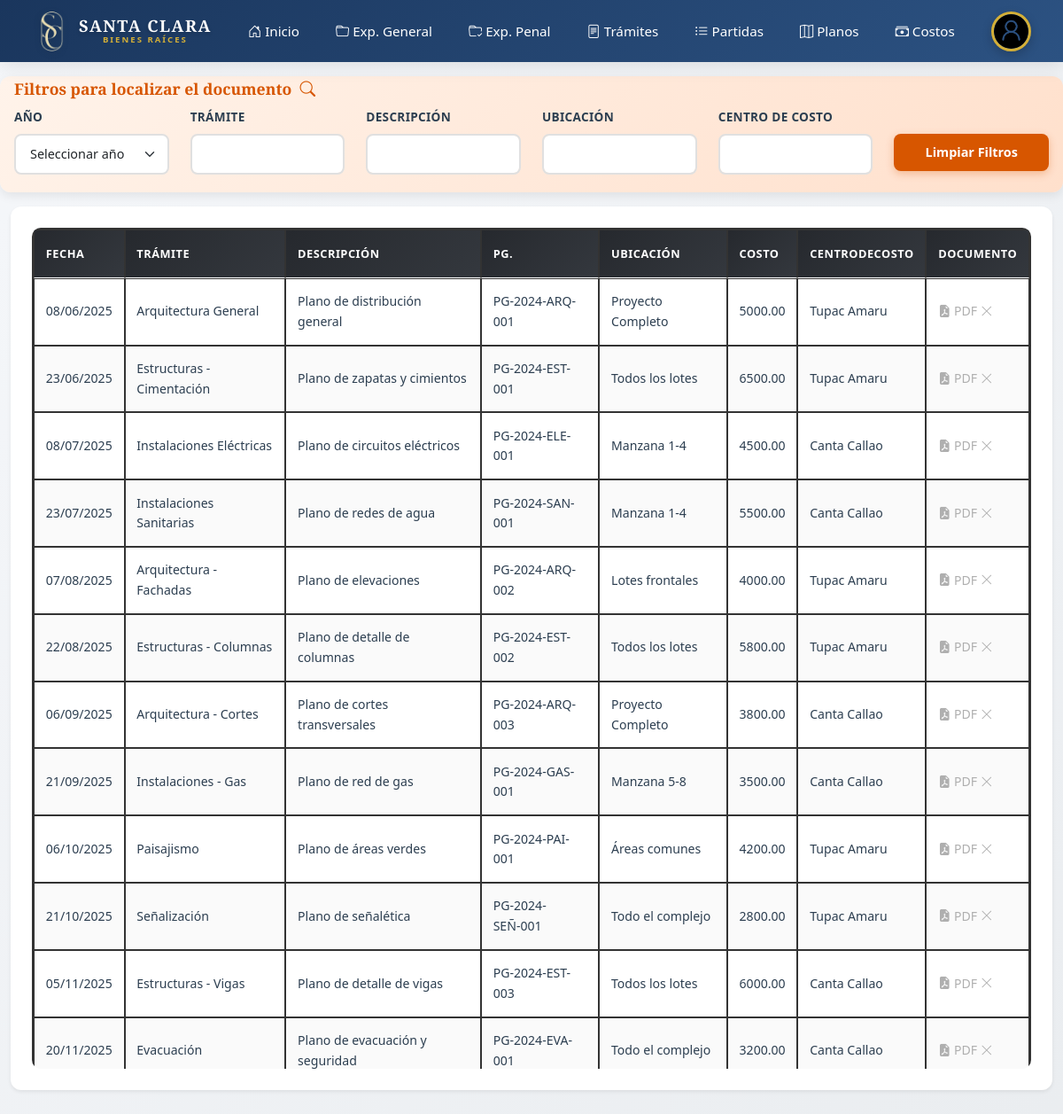
The app's page /planos/ (signed in) with its own data.
### apps/partidas_planos/models.py (models this page shows)
class Plano(models.Model):
    partida = models.CharField(max_length=100,blank=True, null=True)
    fecha = models.DateField(blank=True, null=True)
    descripcion = models.CharField(max_length=255, blank=True, null=True)
    pg = models.CharField(max_length=50, blank=True, null=True)
    ubicacion = models.CharField(max_length=100, blank=True, null=True)
    costo = models.CharField(max_length=100, blank=True, null=True)
    centro_costos = models.CharField(max_length=100,blank=True, null=True)
    pdf = models.FileField(upload_to='planos_y_otros', blank=True, null=True, max_length=255)

### apps/partidas_planos/views.py (the view)
# urls.py: path('planos/', views.PlanoListView.as_view(), name='lista_planos'),
class PlanoListView(LoginRequiredMixin, CreateView):
    model = Plano
    form_class = PlanoForm
    template_name = 'partidas_planos/lista_planos.html'
    success_url = reverse_lazy('lista_planos')
    def get_context_data(self, **kwargs):
        context = super().get_context_data(**kwargs)
        context['planos'] = Plano.objects.all().order_by('fecha')
        context['anios'] = (
            Plano.objects.annotate(anio=ExtractYear('fecha'))
            .values_list('anio', flat=True)
            .distinct()
            .order_by('anio')
        )
        return context

### apps/partidas_planos/forms.py
class PlanoForm(forms.ModelForm):
    class Meta:
        model = Plano
        fields = '__all__'
        widgets = {
            'fecha': forms.DateInput(attrs={'type': 'date'}),
        }
    def __init__(self, *args, **kwargs):
        super().__init__(*args, **kwargs)
        for field in self.fields.values():
            field.widget.attrs['class'] = 'form-control'

### apps/partidas_planos/templates/partidas_planos/lista_planos.html (shortened to what this page needs)
{% extends "base.html" %}
{% load static %}
{% block body %}
{% include "../components/navbar.html" %}
<link rel="stylesheet" href="{% static 'css/partidas_planos/planos.css' %}">
<div class="page-title">
    LISTADOS DE PLANOS Y OTROS DOCUMENTOS
</div>
<div class="px-3 py-1 filters-section">
    <h5 class="mb-2">Filtros para localizar el documento&nbsp;&nbsp;<i class="bi bi-search"></i></h5>
    <div class="row mb-3">
        <div class="col">
            <label for="anioSelect" class="form-label">Año</label>
            <select class="form-select filter-input" data-column="0" id="anioSelect">
                <option value="">Seleccionar año</option>
            </select>
        </div>
        <div class="col">
            <label class="form-label">Trámite</label>
            <input type="text" class="form-control filter-input" data-column="1">
        </div>
        <div class="col">
            <label class="form-label">Descripción</label>
            <input type="text" class="form-control filter-input" data-column="2">
        </div>
        <div class="col">
            <label class="form-label">Ubicación</label>
            <input type="text" class="form-control filter-input" data-column="4">
        </div>
        <div class="col">
            <label class="form-label">Centro de Costo</label>
            <input type="text" class="form-control filter-input" data-column="6">
        </div>
        <div class="col">
            <a href="{% url 'lista_planos' %}" id="clearFilters" class="form-control btn text-center btn-clear-filters">Limpiar
                Filtros</a>
        </div>
    </div>
</div>
<div class="container mt-2" style="max-width: 100%;">
    <div class="row justify-content-center">
        <div class="col-12 col-lg-12">
            <div class="card shadow-sm">
                <div class="card-body">
                    <div class="table-container" style="max-height: 65vh; overflow-y: auto; overflow-x: auto;">
                        <table class="table table-hover table-bordered-gray" id="documentsTable">
                            <thead style="position: sticky; top: 0; z-index: 1;">
                                <tr style="background-color: #26292E;">
                                    <th style="color: white;">Fecha</th>
                                    <th style="color: white;">Trámite</th>
                                    <th style="color: white;">Descripción</th>
                                    <th style="color: white;">Pg.</th>
                                    <th style="color: white;">Ubicación</th>
                                    <th style="color: white;">Costo</th>
                                    <th style="color: white;">CentroDeCosto</th>
                                    <th style="color: white;">Documento</th>
                                </tr>
                            </thead>
                            <tbody>
                                {% for plano in planos %}
                                <tr>
                                    <td class="text-nowrap">{{ plano.fecha|date:"d/m/Y" }}</td>
                                    <td>{% if plano.partida and plano.partida != "NULL" and plano.partida != "None" %}
                                        {{ plano.partida }}{% else %}&nbsp;{% endif %}</td>
                                    <td>{{ plano.descripcion|default_if_none:'' }}</td>
                                    <td>{{ plano.pg|default_if_none:'' }}</td>
                                    <td>{{ plano.ubicacion|default_if_none:'' }}</td>
                                    <td>{{ plano.costo|default_if_none:'0' }}</td>
                                    <td>{{ plano.centro_costos|default_if_none:'' }}</td>
                                    <td>
    {% if plano.pdf %}
        {% with plano.pdf.name|slice:"-3:" as ext %}
            <button type="button"
                style="background: none; border: none; color: #D75600; text-decoration: none; cursor: pointer;"
                data-bs-toggle="modal" data-bs-target="#pdfViewerModal"
                data-pdf-url="{{ plano.pdf.url }}" class="ver-pdf-btn text-nowrap">
                <i class="bi bi-file-earmark-pdf-fill"></i> {{ ext|upper }} <i class="bi bi-check-lg"></i>
            </button>
        {% endwith %}
    {% else %}
        <div class="text-nowrap" style="color: #afafaf">
            <i class="bi bi-file-earmark-pdf-fill"></i> PDF <i class="bi bi-x-lg"></i>
        </div>
    {% endif %}
</td>
                                </tr>
                                {% endfor %}
                            </tbody>
                        </table>
                    </div>
                </div>
            </div>
        </div>
    </div>
</div>
{% endblock %}

### static/css/partidas_planos/planos.css (style rules this page uses)
* { box-sizing: border-box; }
body { background-color: #f0f2f5; font-family: 'Segoe UI', Tahoma, Geneva, Verdana, sans-serif; }
.page-title { text-align: center; margin-top: 1.5rem; font-weight: 700; font-size: 1.8rem; color: #2c3e50; text-transform: uppercase; letter-spacing: 1px; }
.filters-section { background: linear-gradient(135deg, #fff3ea, #ffe0cc); padding: 1.5rem; border-radius: 12px; margin: 1rem 0; box-shadow: 0 4px 12px rgba(0, 0, 0, 0.08); }
.filters-section h5 { color: #d75600; font-weight: 600; margin-bottom: 1.2rem; font-size: 1.1rem; }
.form-label { font-weight: 600; color: #2c3e50; margin-bottom: 0.5rem; font-size: 0.85rem; text-transform: uppercase; letter-spacing: 0.3px; }
.form-control, .form-select { border: 2px solid #e0e0e0; border-radius: 8px; padding: 0.65rem 1rem; font-size: 0.9rem; transition: all 0.3s ease; background-color: white; }
.btn-clear-filters { background-color: #d75600; border: none; color: white; padding: 0.65rem 1.5rem; border-radius: 8px; font-weight: 600; transition: all 0.3s ease; box-shadow: 0 3px 10px rgba(215, 86, 0, 0.3); }
.card { border: none; border-radius: 12px; box-shadow: 0 4px 15px rgba(0, 0, 0, 0.1); background: white; }
.card-body { padding: 1.5rem; }
.table-container { max-height: 65vh; overflow-y: auto; overflow-x: auto; border-radius: 10px; box-shadow: inset 0 2px 8px rgba(0, 0, 0, 0.05); }
.table-bordered-gray { width: 100%; border-collapse: separate; border-spacing: 0; border: 2px solid #333; }
.table-bordered-gray thead tr { background: linear-gradient(135deg, #26292e, #34383e); }
.table-bordered-gray th { color: white; font-weight: 600; text-transform: uppercase; font-size: 0.8rem; letter-spacing: 0.5px; padding: 1rem 0.8rem; border: 1px solid #333; position: sticky; top: 0; z-index: 10; background: linear-gradient(135deg, #26292e, #34383e); }
.table-bordered-gray td { padding: 0.9rem 0.8rem; border: 1px solid #333; vertical-align: middle; font-size: 0.88rem; color: #2c3e50; }
.table-hover tbody tr { transition: all 0.2s ease; }
.table-hover tbody tr:nth-child(even) { background-color: #fafafa; }
.text-nowrap { white-space: nowrap; }

### templates/base.html (style rules this page uses)
:root { --primary-color: #1a365d; --secondary-color: #2c5282; --accent-color: #d4af37; --light-bg: #f8f9fa; --dark-text: #2d3748; --border-color: #e2e8f0; --shadow-sm: 0 2px 8px rgba(0,0,0,0.05); --shadow-md: 0 4px 16px rgba(0,0,0,0.1); --shadow-lg: 0 8px 32px rgba(0,0,0,0.15); }
* { margin: 0; padding: 0; box-sizing: border-box; }
body { font-family: 'Poppins', sans-serif; background: linear-gradient(135deg, #f5f7fa 0%, #e9ecef 100%); color: var(--dark-text); min-height: 100vh; line-height: 1.6; }
h1, h2, h3, h4, h5, h6 { font-family: 'Playfair Display', serif; font-weight: 700; color: var(--primary-color); }
.card { border: none; border-radius: 16px; box-shadow: var(--shadow-md); transition: all 0.3s ease; background: white; }
.form-control, .form-select { border: 2px solid var(--border-color); border-radius: 8px; padding: 12px 16px; transition: all 0.3s ease; font-size: 0.95rem; }
.form-label { font-weight: 500; color: var(--primary-color); margin-bottom: 8px; font-size: 0.9rem; text-transform: uppercase; letter-spacing: 0.5px; }

### templates/components/navbar.html (style rules this page uses)
:root { --nav-primary: #1a365d; --nav-secondary: #2c5282; --nav-accent: #d4af37; --nav-hover: #f4c430; --nav-text: #ffffff; --nav-shadow: 0 4px 20px rgba(0,0,0,0.1); --nav-height: 70px; }

### records on screen
Plano: fecha "08/06/2025", partida "Arquitectura General", descripcion "Plano de distribución general", pg "PG-2024-ARQ-001", ubicacion "Proyecto Completo", costo "5000.00", centro_costos "Tupac Amaru", pdf "PDF"
Plano: fecha "23/06/2025", partida "Estructuras - Cimentación", descripcion "Plano de zapatas y cimientos", pg "PG-2024-EST-001", ubicacion "Todos los lotes", costo "6500.00", centro_costos "Tupac Amaru", pdf "PDF"
Plano: fecha "08/07/2025", partida "Instalaciones Eléctricas", descripcion "Plano de circuitos eléctricos", pg "PG-2024-ELE-001", ubicacion "Manzana 1-4", costo "4500.00", centro_costos "Canta Callao", pdf "PDF"
Plano: fecha "23/07/2025", partida "Instalaciones Sanitarias", descripcion "Plano de redes de agua", pg "PG-2024-SAN-001", ubicacion "Manzana 1-4", costo "5500.00", centro_costos "Canta Callao", pdf "PDF"
Plano: fecha "07/08/2025", partida "Arquitectura - Fachadas", descripcion "Plano de elevaciones", pg "PG-2024-ARQ-002", ubicacion "Lotes frontales", costo "4000.00", centro_costos "Tupac Amaru", pdf "PDF"
Plano: fecha "22/08/2025", partida "Estructuras - Columnas", descripcion "Plano de detalle de columnas", pg "PG-2024-EST-002", ubicacion "Todos los lotes", costo "5800.00", centro_costos "Tupac Amaru", pdf "PDF"
Plano: fecha "06/09/2025", partida "Arquitectura - Cortes", descripcion "Plano de cortes transversales", pg "PG-2024-ARQ-003", ubicacion "Proyecto Completo", costo "3800.00", centro_costos "Canta Callao", pdf "PDF"
Plano: fecha "21/09/2025", partida "Instalaciones - Gas", descripcion "Plano de red de gas", pg "PG-2024-GAS-001", ubicacion "Manzana 5-8", costo "3500.00", centro_costos "Canta Callao", pdf "PDF"
Plano: fecha "06/10/2025", partida "Paisajismo", descripcion "Plano de áreas verdes", pg "PG-2024-PAI-001", ubicacion "Áreas comunes", costo "4200.00", centro_costos "Tupac Amaru", pdf "PDF"
Plano: fecha "21/10/2025", partida "Señalización", descripcion "Plano de señalética", pg "PG-2024-SEÑ-001", ubicacion "Todo el complejo", costo "2800.00", centro_costos "Tupac Amaru", pdf "PDF"
Plano: fecha "05/11/2025", partida "Estructuras - Vigas", descripcion "Plano de detalle de vigas", pg "PG-2024-EST-003", ubicacion "Todos los lotes", costo "6000.00", centro_costos "Canta Callao", pdf "PDF"
Plano: fecha "20/11/2025", partida "Evacuación", descripcion "Plano de evacuación y seguridad", pg "PG-2024-EVA-001", ubicacion "Todo el complejo", costo "3200.00", centro_costos "Canta Callao", pdf "PDF"
